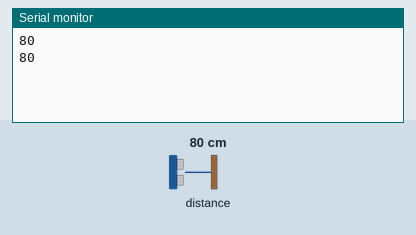
Simulated run of this sketch. Board: Arduino Uno, built with avr-gcc and run on an emulated ATmega328P. Shown: the last lines printed to the serial monitor. Wiring (inferred from the names in the program): LIDAR-Lite range finder at I2C address 0x62. The test bench sets the inputs (shaded band); at power-on: distance to the obstacle 80 cm.

Above: at 1.2 s.
1.3 s: distance to the obstacle set to 2 cm
At 1.49 s:
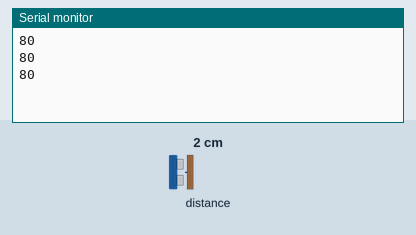
2.8 s: distance to the obstacle set to 4 cm
At 3.13 s:
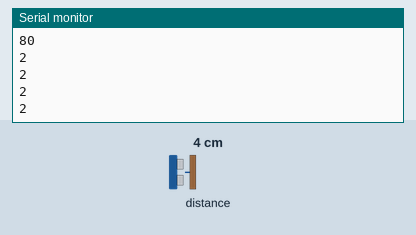
Timing chart, 0 to 5.8 s (numbered marks = the images above; inputs shaded):
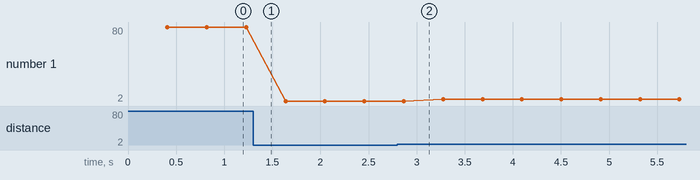

The sketch:

LIDARLite_Wire_Library_GetDistance_ContinuousRead.ino
```cpp
/*

http://pulsedlight3d.com

This sketch demonstrates getting distance with the LIDAR-Lite Sensor

It utilizes the 'Arduino Wire Library'

*/

#include <Wire.h>
#define    LIDARLite_ADDRESS   0x62          // Default I2C Address of LIDAR-Lite. slave address Ox62
#define    RegisterMeasure     0x00          // Register to write to initiate ranging.
#define    MeasureValue        0x04          // Value to initiate ranging.
#define    RegisterHighLowB    0x8f          // Register to get both High and Low bytes in 1 call.

int reading = 0;
int count=0;
int arr[10];

void setup()
{
  Wire.begin(); // join i2c bus
  Serial.begin(9600); // start serial communication at 9600bps
}

void loop()
{
  Wire.beginTransmission((int)LIDARLite_ADDRESS); // transmit to LIDAR-Lite
  Wire.write((int)RegisterMeasure); // sets register pointer to  (0x00)
  Wire.write((int)MeasureValue); // sets register pointer to  (0x04)
  Wire.endTransmission(); // stop transmitting

  delay(20); // Wait 20ms for transmit

  Wire.beginTransmission((int)LIDARLite_ADDRESS); // transmit to LIDAR-Lite
  Wire.write((int)RegisterHighLowB); // sets register pointer to (0x8f)
  Wire.endTransmission(); // stop transmitting

  delay(20); // Wait 20ms for transmit

  Wire.requestFrom((int)LIDARLite_ADDRESS, 2); // request 2 bytes from LIDAR-Lite

  if(2 <= Wire.available()) // if two bytes were received
  {
    reading = Wire.read(); // receive high byte (overwrites previous reading)
    reading = reading << 8; // shift high byte to be high 8 bits
    reading |= Wire.read(); // receive low byte as lower 8 bits
    //if(reading<1500&&reading>-1){
      if(reading>-1){
      arr[count]=reading;
      count++;
      if(count==10){
        int total=0;
        count=0;
        int biggest=arr[0];
        int smallest=arr[0];
        for(int i=0;i<10;i++){
          total+=arr[i];
          if(arr[i]>biggest){
            biggest=arr[i];
          }
          if(arr[i]<smallest){
            smallest=arr[i];
          }
        }
        total=total-biggest-smallest;
        Serial.println(total/8);
      }
    }
    //Serial.print("the original reading is: ");
    //Serial.println(reading); // print the reading
  }
}
```

Measured:
- plotted number 1: 80 → 2 after the input at 1.3 s, 2 → 4 after the input at 2.8 s
